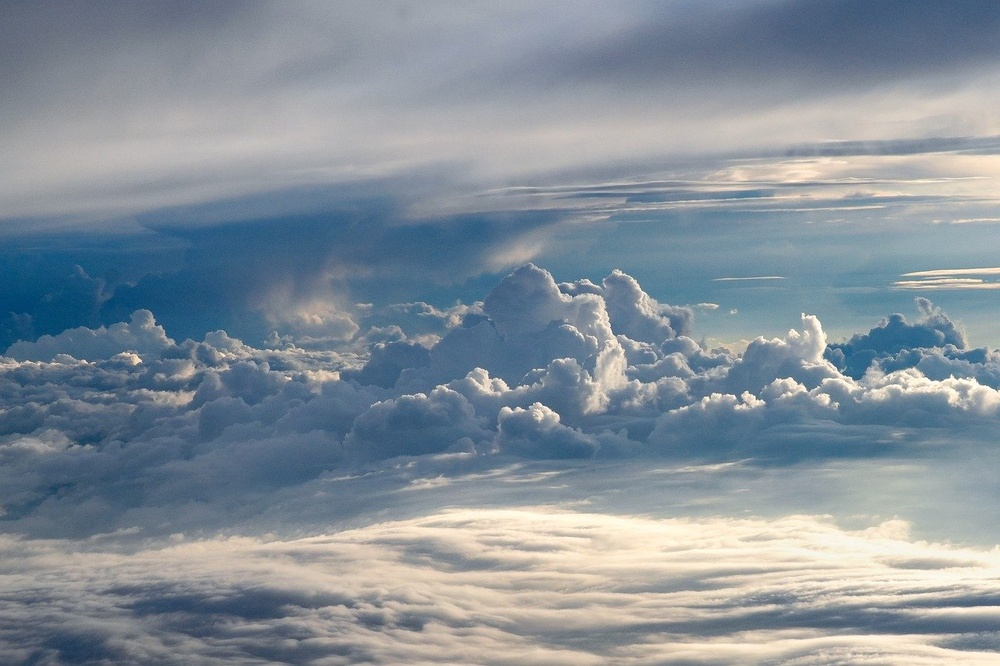
#> input picture Supplementary topics/Python Imaging Library/input/clouds-8459053_1280.jpg, 1000 x 666 px, shrunk from 1280 x 853 before the run
$ jupyter execute --allow-errors pil.ipynb   (older library calls are emulated)
#> lines starting #> are read from the running program, lines starting #| are printed output that depends on the picture
[cell 1]
from PIL import Image

[cell 2]
image = Image.open('input/clouds-8459053_1280.jpg' )
#> image is the input picture: PIL image 1000x666 RGB; mean R, G, B 132.7, 144.1, 153.8
image.show()

[cell 3]
from PIL import ImageDraw, ImageFont
import arabic_reshaper
from bidi.algorithm import get_display

draw = ImageDraw.Draw(image)

text = "ای در دل من میل و تمنا همه تو\n\n وندر سـر من مایه سودا همه تو"
#> (the rest of this cell did not finish here and is left out)

[cell 4]
import matplotlib.pyplot as plt
import numpy as np

r, g, b = image.split()
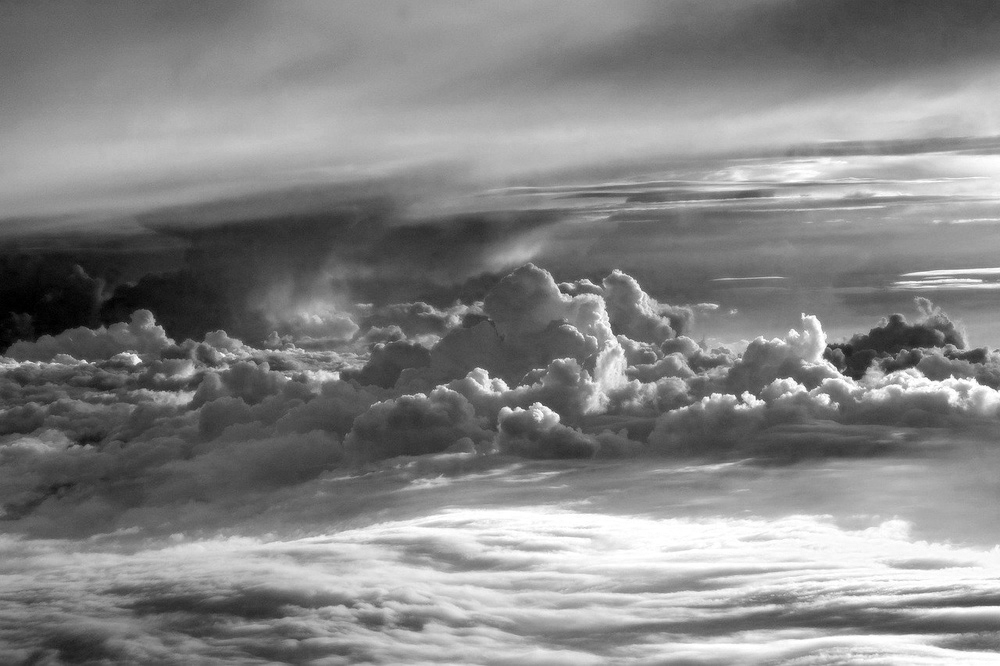
#> r: PIL image 1000x666 L; min 0, max 255, mean 132.7
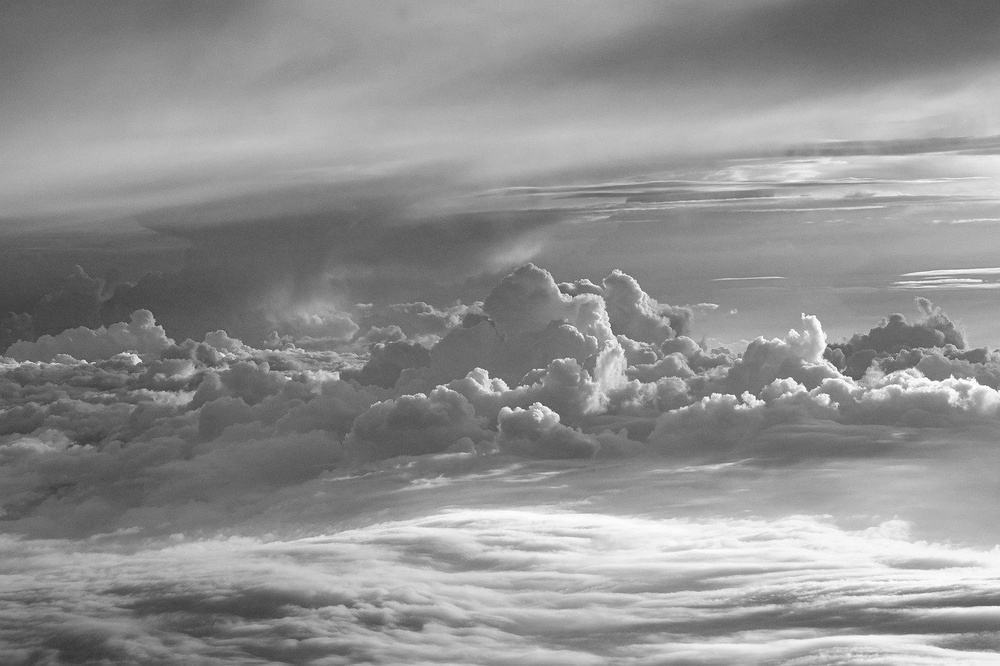
#> g: PIL image 1000x666 L; min 53, max 255, mean 144.1
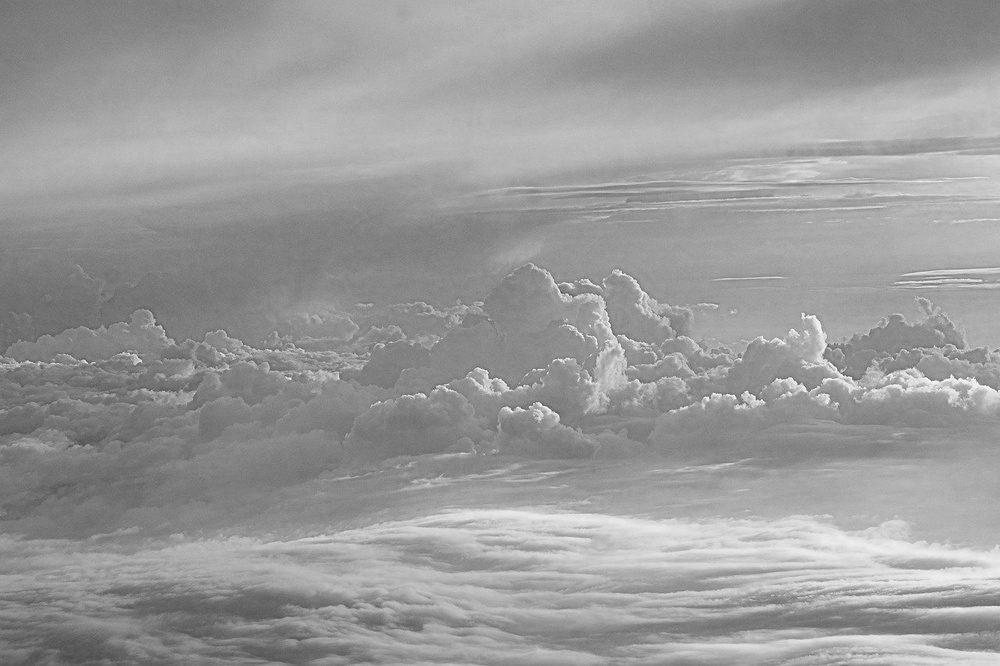
#> b: PIL image 1000x666 L; min 75, max 255, mean 153.8


r_histogram = r.histogram()
#> r_histogram = 256 values, max 5903 at index 151, min 195 at index 1, mean 2601.6
g_histogram = g.histogram()
#> g_histogram = 256 values, max 7611 at index 109, min 0 at index 0, mean 2601.6
b_histogram = b.histogram()
#> b_histogram = 256 values, max 10920 at index 134, min 0 at index 0, mean 2601.6

r_histogram = np.array(r_histogram)
g_histogram = np.array(g_histogram)
b_histogram = np.array(b_histogram)


plt.plot(r_histogram, color='red', label='Red')
plt.plot(g_histogram, color='green', label='Green')
plt.plot(b_histogram, color='blue', label='Blue')

plt.title('RGB Histograms')
plt.xlabel('Pixel Intensity')
plt.ylabel('Frequency')
plt.legend()

plt.savefig('output/histogram_plot.png')
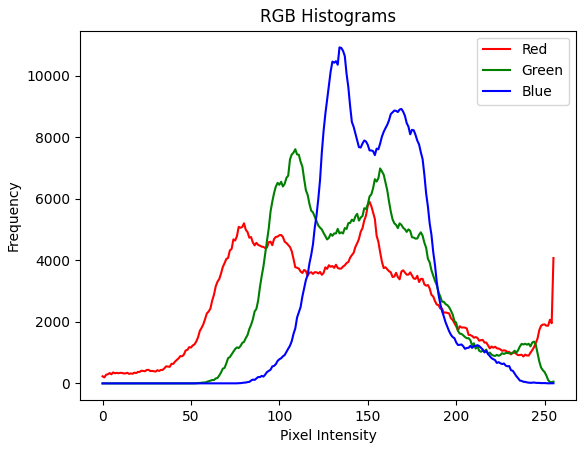
#> figure drawn by matplotlib, 1 panel; curve peaks at x = 151, y = 5903; curve peaks at x = 109, y = 7611; curve peaks at x = 134, y = 10920
plt.tight_layout()
plt.show()
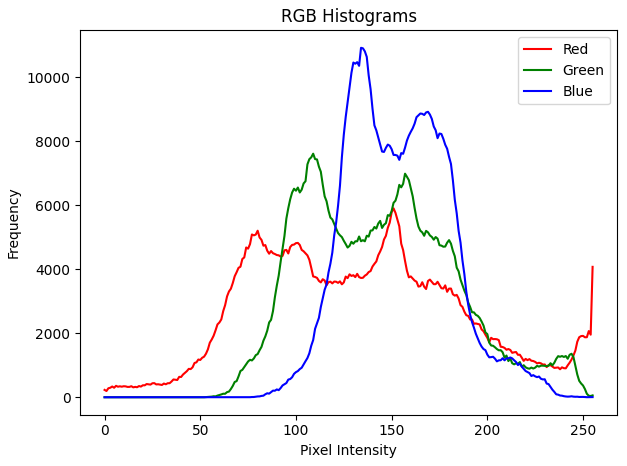
#> figure drawn by matplotlib, 1 panel; curve peaks at x = 151, y = 5903; curve peaks at x = 109, y = 7611; curve peaks at x = 134, y = 10920

[cell 5]
from PIL import ImageOps

equalized_image = ImageOps.equalize(image)
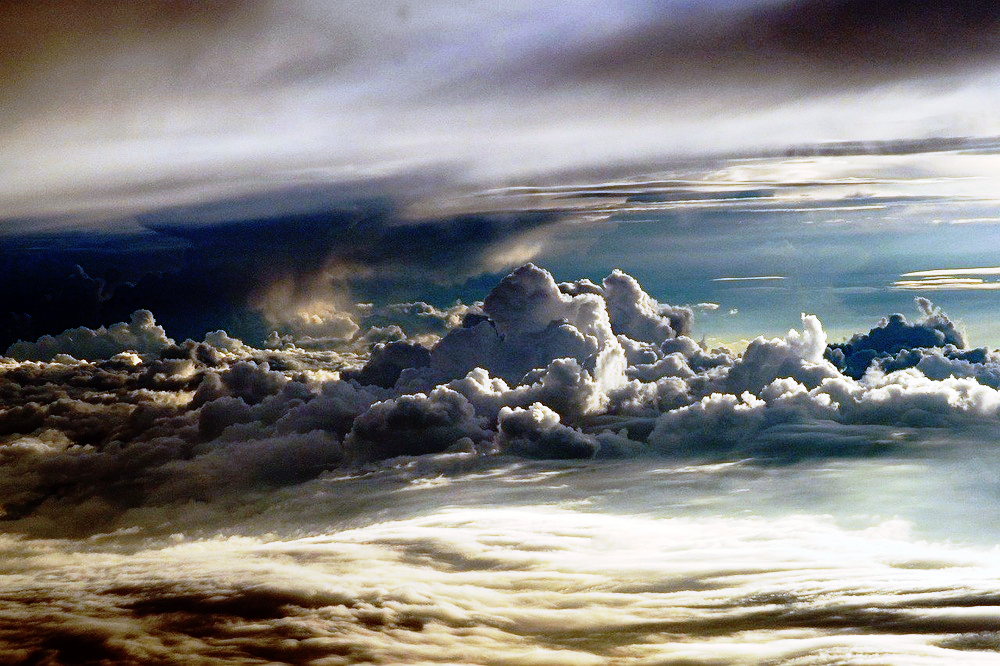
#> equalized_image: PIL image 1000x666 RGB; mean R, G, B 127.6, 126.6, 126.1

equalized_image.save('output/equalized_image.png')
equalized_image.show()

[cell 6]
grayscale_image = image.convert('L')

grayscale_image.save('output/grayscale_image.jpg')
grayscale_image.show()

[cell 7]
import matplotlib.pyplot as plt

#> (the rest of this cell did not finish here and is left out)

[cell 8]
from PIL import ImageOps

equalized_grayscale_image = ImageOps.equalize(grayscale_image)
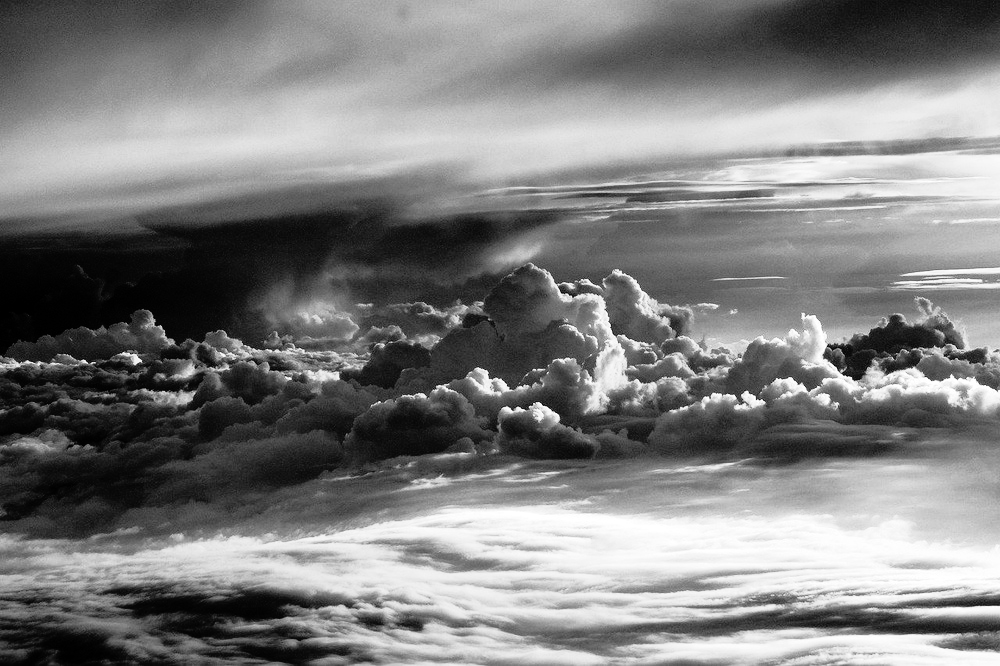
#> equalized_grayscale_image: PIL image 1000x666 L; min 0, max 255, mean 126.7

equalized_grayscale_image.save('output/equalized_grayscale_image.png')
equalized_grayscale_image.show()
